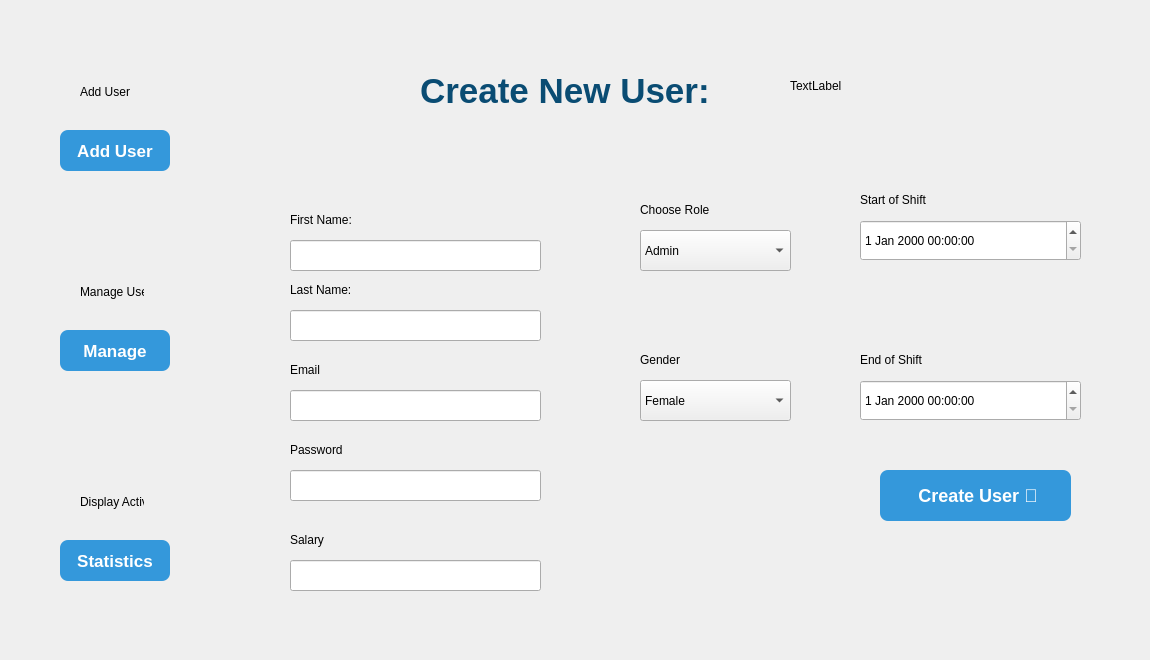
     <widget class="QWidget" name="user_page1_2">
      <widget class="QWidget" name="user_page1" native="true">
       <property name="geometry">
        <rect>
         <x>240</x>
         <y>30</y>
         <width>901</width>
         <height>621</height>
        </rect>
       </property>
       <property name="styleSheet">
        <string notr="true"/>
       </property>
       <widget class="QLabel" name="label_11">
        <property name="geometry">
         <rect>
          <x>180</x>
          <y>40</y>
          <width>371</width>
          <height>41</height>
         </rect>
        </property>
        <property name="styleSheet">
         <string notr="true">font-family: &quot;Behove&quot;;
font-size: 35px;
    font-weight: bold;
    color: #0a4c73;</string>
        </property>
        <property name="text">
         <string>Create New User:</string>
        </property>
       </widget>
       <widget class="QLabel" name="Usericon">
        <property name="geometry">
         <rect>
          <x>550</x>
          <y>20</y>
          <width>71</width>
          <height>71</height>
         </rect>
        </property>
        <property name="text">
         <string>TextLabel</string>
        </property>
       </widget>
       <widget class="QLabel" name="label_45">
        <property name="geometry">
         <rect>
          <x>50</x>
          <y>330</y>
          <width>111</width>
          <height>20</height>
         </rect>
        </property>
        <property name="text">
         <string>Email</string>
        </property>
       </widget>
       <widget class="QLineEdit" name="salary">
        <property name="geometry">
         <rect>
          <x>50</x>
          <y>530</y>
          <width>251</width>
          <height>31</height>
         </rect>
        </property>
       </widget>
       <widget class="QLabel" name="label_44">
        <property name="geometry">
         <rect>
          <x>50</x>
          <y>500</y>
          <width>111</width>
          <height>20</height>
         </rect>
        </property>
        <property name="text">
         <string>Salary</string>
        </property>
       </widget>
       <widget class="QLabel" name="label_43">
        <property name="geometry">
         <rect>
          <x>400</x>
          <y>320</y>
          <width>111</width>
          <height>20</height>
         </rect>
        </property>
        <property name="text">
         <string>Gender</string>
        </property>
       </widget>
       <widget class="QLabel" name="label_40">
        <property name="geometry">
         <rect>
          <x>50</x>
          <y>250</y>
          <width>111</width>
          <height>20</height>
         </rect>
        </property>
        <property name="text">
         <string>Last Name:</string>
        </property>
       </widget>
       <widget class="QComboBox" name="gender">
        <property name="geometry">
         <rect>
          <x>400</x>
          <y>350</y>
          <width>151</width>
          <height>41</height>
         </rect>
        </property>
        <item>
         <property name="text">
          <string>Female</string>
         </property>
        </item>
        <item>
         <property name="text">
          <string>Male</string>
         </property>
        </item>
       </widget>
       <widget class="QLabel" name="label_38">
        <property name="geometry">
         <rect>
          <x>400</x>
          <y>170</y>
          <width>111</width>
          <height>20</height>
         </rect>
        </property>
        <property name="text">
         <string>Choose Role</string>
        </property>
       </widget>
       <widget class="QLineEdit" name="email">
        <property name="geometry">
         <rect>
          <x>50</x>
          <y>360</y>
          <width>251</width>
          <height>31</height>
         </rect>
        </property>
       </widget>
       <widget class="QComboBox" name="role">
        <property name="geometry">
         <rect>
          <x>400</x>
          <y>200</y>
          <width>151</width>
          <height>41</height>
         </rect>
        </property>
        <item>
         <property name="text">
          <string>Admin</string>
         </property>
        </item>
        <item>
         <property name="text">
          <string>Manager</string>
         </property>
        </item>
        <item>
         <property name="text">
          <string>Employee</string>
         </property>
        </item>
       </widget>
       <widget class="QLineEdit" name="Lname">
        <property name="geometry">
         <rect>
          <x>50</x>
          <y>280</y>
          <width>251</width>
          <height>31</height>
         </rect>
        </property>
       </widget>
       <widget class="QLineEdit" name="Fname">
        <property name="geometry">
         <rect>
          <x>50</x>
          <y>210</y>
          <width>251</width>
          <height>31</height>
         </rect>
        </property>
       </widget>
       <widget class="QLabel" name="label_39">
        <property name="geometry">
         <rect>
          <x>50</x>
          <y>180</y>
          <width>111</width>
          <height>20</height>
         </rect>
        </property>
        <property name="text">
         <string>First Name:</string>
        </property>
       </widget>
       <widget class="QLineEdit" name="password">
        <property name="geometry">
         <rect>
          <x>50</x>
          <y>440</y>
          <width>251</width>
          <height>31</height>
         </rect>
        </property>
       </widget>
       <widget class="QLabel" name="label_10">
        <property name="geometry">
         <rect>
          <x>50</x>
          <y>410</y>
          <width>111</width>
          <height>20</height>
         </rect>
        </property>
        <property name="text">
         <string>Password</string>
        </property>
       </widget>
       <widget class="QLabel" name="label_47">
        <property name="geometry">
         <rect>
          <x>620</x>
          <y>320</y>
          <width>111</width>
          <height>20</height>
         </rect>
        </property>
        <property name="text">
         <string>End of Shift</string>
        </property>
       </widget>
       <widget class="QLabel" name="label_46">
        <property name="geometry">
         <rect>
          <x>620</x>
          <y>160</y>
          <width>111</width>
          <height>20</height>
         </rect>
        </property>
        <property name="text">
         <string>Start of Shift</string>
        </property>
       </widget>
       <widget class="QDateTimeEdit" name="startShift">
        <property name="geometry">
         <rect>
          <x>620</x>
          <y>190</y>
          <width>221</width>
          <height>41</height>
         </rect>
        </property>
       </widget>
       <widget class="QDateTimeEdit" name="endShift">
        <property name="geometry">
         <rect>
          <x>620</x>
          <y>350</y>
          <width>221</width>
          <height>41</height>
         </rect>
        </property>
       </widget>
       <widget class="QPushButton" name="UPDUser">
        <property name="geometry">
         <rect>
          <x>640</x>
          <y>440</y>
          <width>191</width>
          <height>51</height>
         </rect>
        </property>
        <property name="styleSheet">
         <string notr="true">QPushButton {
    background-color: #3498db;
    color: white;
    font-size: 18px;
    font-weight: bold;
    border: none;
    border-radius: 8px;
    padding: 8px 16px;
}
QPushButton:hover {
    background: qlineargradient(x1:0, y1:0, x2:0, y2:1,
                                stop:0 #38bdf8, stop:1 #0ea5e9);
}

QPushButton:pressed {
    background: qlineargradient(x1:0, y1:0, x2:0, y2:1,
                                stop:0 #0369a1, stop:1 #075985);
}
</string>
        </property>
        <property name="text">
         <string> Create User 💫</string>
        </property>
       </widget>
      </widget>
      <widget class="QWidget" name="BackFrame_16" native="true">
       <property name="geometry">
        <rect>
         <x>10</x>
         <y>30</y>
         <width>211</width>
         <height>621</height>
        </rect>
       </property>
       <widget class="QPushButton" name="Display">
        <property name="geometry">
         <rect>
          <x>50</x>
          <y>510</y>
          <width>110</width>
          <height>41</height>
         </rect>
        </property>
        <property name="styleSheet">
         <string notr="true">QPushButton {
    background-color: #3498db;
    color: white;
    font-size: 17px;
    font-weight: bold;
    border: none;
    border-radius: 8px;
    padding: 8px 16px;
}
QPushButton:hover {
    background: qlineargradient(x1:0, y1:0, x2:0, y2:1,
                                stop:0 #38bdf8, stop:1 #0ea5e9);
}

QPushButton:pressed {
    background: qlineargradient(x1:0, y1:0, x2:0, y2:1,
                                stop:0 #0369a1, stop:1 #075985);
}
</string>
        </property>
        <property name="text">
         <string>Statistics</string>
        </property>
       </widget>
       <widget class="QPushButton" name="Manage">
        <property name="geometry">
         <rect>
          <x>50</x>
          <y>300</y>
          <width>110</width>
          <height>41</height>
         </rect>
        </property>
        <property name="styleSheet">
         <string notr="true">QPushButton {
    background-color: #3498db;
    color: white;
    font-size: 17px;
    font-weight: bold;
    border: none;
    border-radius: 8px;
    padding: 8px 16px;
}
QPushButton:hover {
    background: qlineargradient(x1:0, y1:0, x2:0, y2:1,
                                stop:0 #38bdf8, stop:1 #0ea5e9);
}

QPushButton:pressed {
    background: qlineargradient(x1:0, y1:0, x2:0, y2:1,
                                stop:0 #0369a1, stop:1 #075985);
}
</string>
        </property>
        <property name="text">
         <string>Manage</string>
        </property>
       </widget>
       <widget class="QPushButton" name="add_user">
        <property name="geometry">
         <rect>
          <x>50</x>
          <y>100</y>
          <width>110</width>
          <height>41</height>
         </rect>
        </property>
        <property name="styleSheet">
         <string notr="true">QPushButton {
    background-color: #3498db;
    color: white;
    font-size: 17px;
    font-weight: bold;
    border: none;
    border-radius: 8px;
    padding: 8px 16px;
}
QPushButton:hover {
    background: qlineargradient(x1:0, y1:0, x2:0, y2:1,
                                stop:0 #38bdf8, stop:1 #0ea5e9);
}

QPushButton:pressed {
    background: qlineargradient(x1:0, y1:0, x2:0, y2:1,
                                stop:0 #0369a1, stop:1 #075985);
}
</string>
        </property>
        <property name="text">
         <string>Add User</string>
        </property>
       </widget>
       <widget class="QLabel" name="dispuser">
        <property name="geometry">
         <rect>
          <x>70</x>
          <y>440</y>
          <width>64</width>
          <height>64</height>
         </rect>
        </property>
        <property name="styleSheet">
         <string notr="true">ui-&gt;adduser-&gt;setFixedSize(32, 32);</string>
        </property>
        <property name="text">
         <string>Display Activity </string>
        </property>
       </widget>
       <widget class="QLabel" name="deluser">
        <property name="geometry">
         <rect>
          <x>70</x>
          <y>230</y>
          <width>64</width>
          <height>64</height>
         </rect>
        </property>
        <property name="styleSheet">
         <string notr="true">ui-&gt;adduser-&gt;setFixedSize(32, 32);</string>
        </property>
        <property name="text">
         <string>Manage User</string>
        </property>
       </widget>
       <widget class="QLabel" name="adduser">
        <property name="geometry">
         <rect>
          <x>70</x>
          <y>30</y>
          <width>64</width>
          <height>64</height>
         </rect>
        </property>
        <property name="styleSheet">
         <string notr="true">ui-&gt;adduser-&gt;setFixedSize(32, 32);</string>
        </property>
        <property name="text">
         <string>Add User</string>
        </property>
       </widget>
      </widget>
     </widget>
